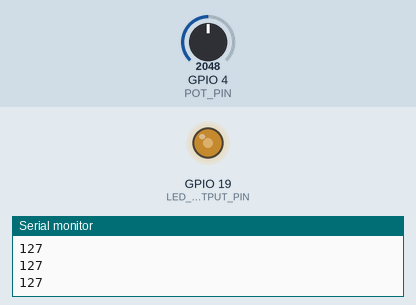
This sketch was run on a simulated ESP32. Shown: output pins drawn as LEDs (lit = HIGH), the last lines printed to the serial monitor. Inputs (shaded band) come from the test bench; at power-on: GPIO 4 (POT_PIN) = 2048.

Above: at 3.2 s.
3.3 s: GPIO 4 (POT_PIN) set to 2866
At 3.8 s:
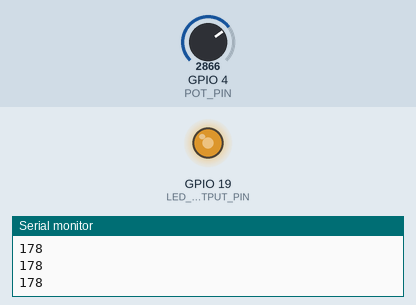
4.8 s: GPIO 4 (POT_PIN) set to 3603
At 5.1 s:
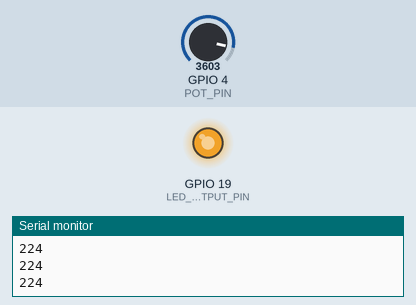
6.3 s: GPIO 4 (POT_PIN) set to 491
At 7.5 s:
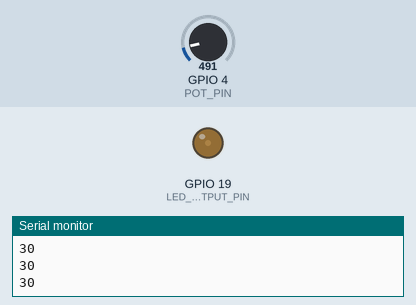
7.8 s: GPIO 4 (POT_PIN) set to 2047
At 8.7 s:
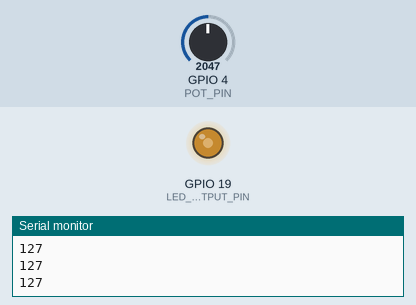
Timing chart, 0 to 10.3 s (numbered marks = the images above; inputs shaded):
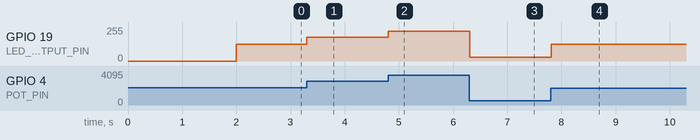

The sketch:

LedPotPwm.ino
```cpp
const int PWM_CHANNEL = 0;    // ESP32 has 16 channels which can generate 16 independent waveforms
const int PWM_FREQ = 500;     // Recall that Arduino Uno is ~490 Hz. Official ESP32 example uses 5,000Hz
const int PWM_RESOLUTION = 8; // We'll use same resolution as Uno (8 bits, 0-255) but ESP32 can go up to 16 bits

// The max duty cycle value based on PWM resolution (will be 255 if resolution is 8 bits)
const int MAX_DUTY_CYCLE = (int)(pow(2, PWM_RESOLUTION) - 1);

const int LED_OUTPUT_PIN = 19;
const int POT_PIN = 4;

const int DELAY_MS = 100;  // delay between fade increments

void setup() {
  initSerial();

  // Sets up a channel (0-15), a PWM duty cycle frequency, and a PWM resolution (1 - 16 bits)
  // ledcSetup(uint8_t channel, double freq, uint8_t resolution_bits);
  ledcSetup(PWM_CHANNEL, PWM_FREQ, PWM_RESOLUTION);
  // ledcAttachPin(uint8_t pin, uint8_t channel);
  ledcAttachPin(LED_OUTPUT_PIN, PWM_CHANNEL);
}

void loop() {
  int dutyCycle = analogRead(POT_PIN);
  //Serial.println(dutyCycle);
  //delay(1000);
  dutyCycle = map(dutyCycle, 0, 4095, 0, MAX_DUTY_CYCLE);
  Serial.println(dutyCycle);
  //delay(1000);

  ledcWrite(PWM_CHANNEL, dutyCycle);
  delay(DELAY_MS);
}

void initSerial(){
  Serial.begin(115200);
  delay(2000);
  Serial.println ("Started");
  Serial.println ("*************************************");
}
```

Measured:
- after the input at 3.3 s, GPIO 19 (LED_OUTPUT_PIN): 127/255 → 177/255 at once
- after the input at 4.8 s, GPIO 19 (LED_OUTPUT_PIN): 177/255 → 223/255 at once
- after the input at 6.3 s, GPIO 19 (LED_OUTPUT_PIN): 223/255 → 30/255 at once
- after the input at 7.8 s, GPIO 19 (LED_OUTPUT_PIN): 30/255 → 127/255 at once
